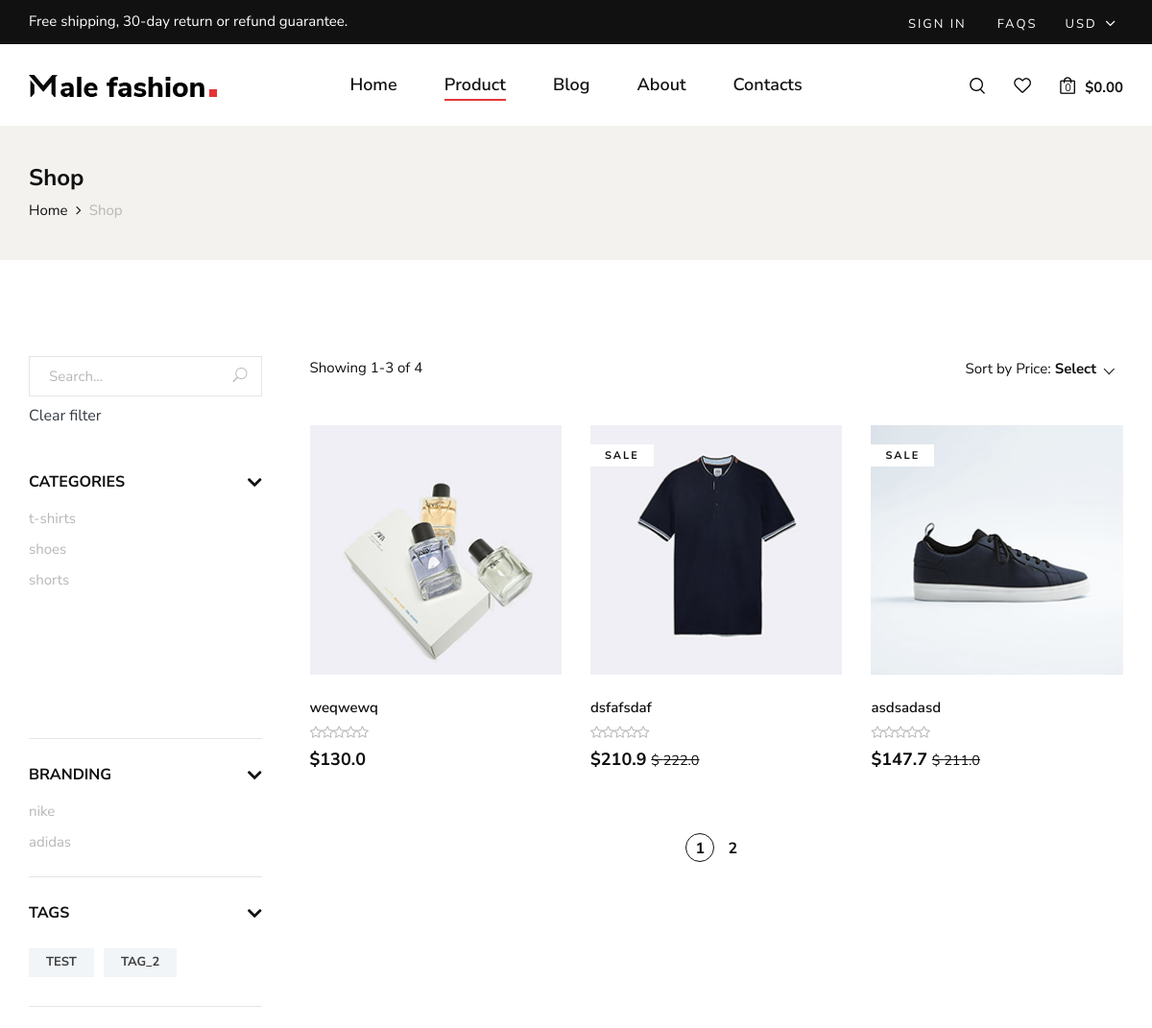
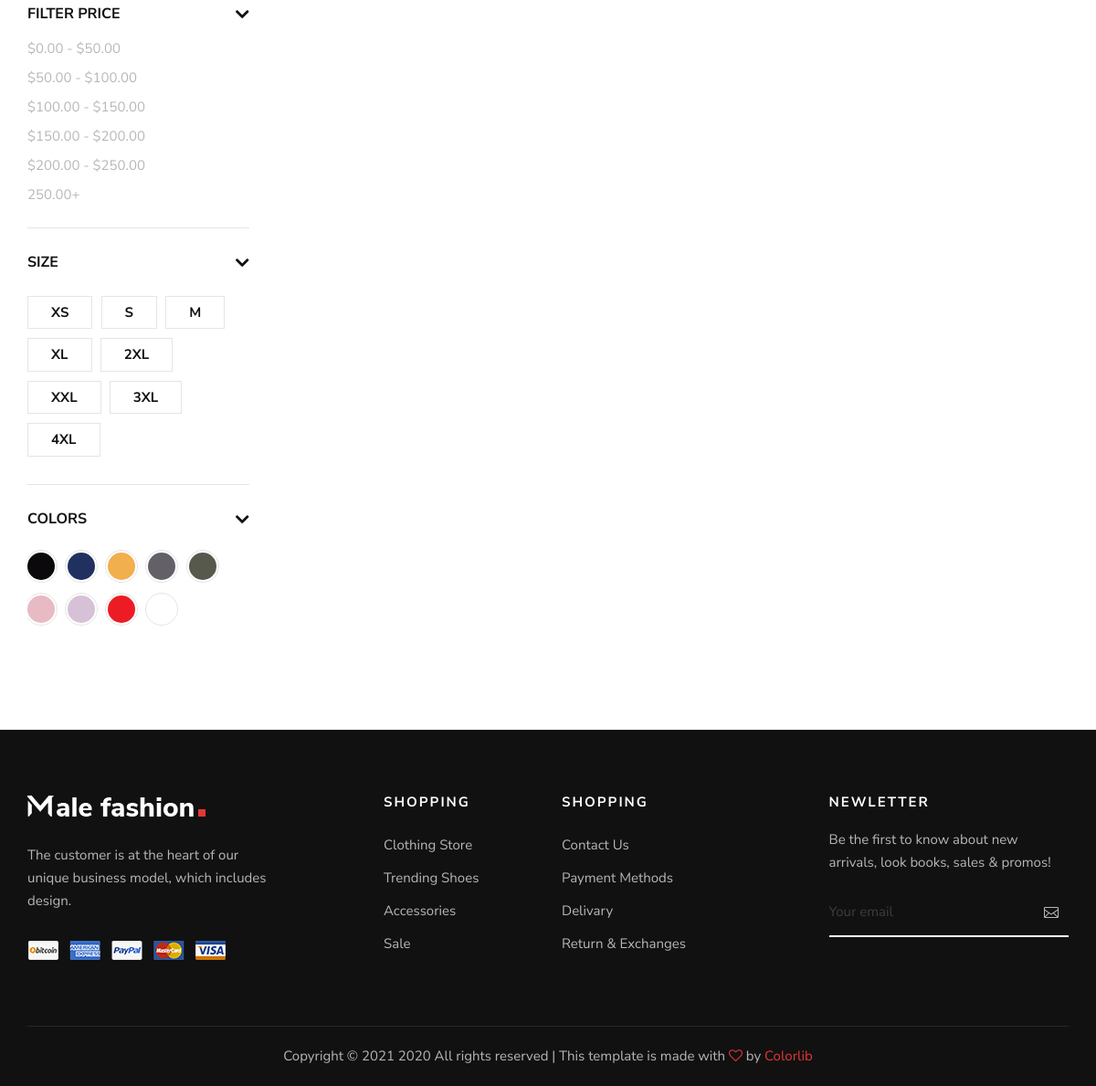
Screenshot of /products/ with the database file from the repository (2 pictures, top to bottom).
### products/models.py (models this page shows, shortened)
class CategoryModel(models.Model):
    title = models.CharField(max_length=20)
    created_at = models.DateTimeField(auto_now_add=True)
    class Meta:
        verbose_name = 'category'
        verbose_name_plural = 'categories'

class BrandModel(models.Model):
    title = models.CharField(max_length=100)
    created_at = models.DateTimeField(auto_now_add=True)
    class Meta:
        verbose_name = 'brand'
        verbose_name_plural = 'brands'

class ProductTagModel(models.Model):
    title = models.CharField(max_length=100)
    created_at = models.DateTimeField(auto_now_add=True)
    class Meta:
        verbose_name = 'product tag'
        verbose_name_plural = 'product tags'

class ProductModel(models.Model):
    title = models.CharField(max_length=100)
    image = models.ImageField(upload_to='products')
    price = models.FloatField()
    discount = models.PositiveIntegerField(default=0)
    short_description = models.TextField()
    long_description = RichTextUploadingField()
    category = models.ForeignKey(
        CategoryModel,
        on_delete=models.PROTECT,
        related_name='products'
    )
    brand = models.ForeignKey(
        BrandModel,
        on_delete=models.PROTECT,
        related_name='products'
    )
    tags = models.ManyToManyField(
        ProductTagModel,
        related_name='products'
    )
    created_at = models.DateTimeField(auto_now_add=True)
    def is_discount(self):
        return self.discount != 0
    def get_price(self):
        if self.is_discount():
            return self.price - self.price * self.discount / 100
        return self.price
    def is_new(self):
        diff = datetime.now(pytz.timezone('Asia/Tashkent')) - self.created_at
        return diff.days <= 3
    class Meta:
        verbose_name = 'product'
        verbose_name_plural = 'products'

### products/views.py (the view)
# urls.py: path('', ProductsListView.as_view(), name='list')
class ProductsListView(ListView):
    template_name = 'products.html'
    paginate_by = 3
    def get_queryset(self):
        qs = ProductModel.objects.order_by('-pk')
        q = self.request.GET.get('q')
        cat = self.request.GET.get('cat')
        brand = self.request.GET.get('brand')
        tag = self.request.GET.get('tag')
        sort = self.request.GET.get('sort')
        if q:
            qs = qs.filter(title__icontains=q)
        if brand:
            qs = qs.filter(brand__id=brand)
        if tag:
            qs = qs.filter(tags__id=tag)
        if cat:
            qs = qs.filter(category__id=cat)
        if sort:
            if sort == 'price':
                qs = sorted(qs, key=lambda i: i.get_price())
            elif sort == '-price':
                qs = sorted(qs, key=lambda i: i.get_price(), reverse=True)
        return qs
    def get_context_data(self, *, object_list=None, **kwargs):
        context = super().get_context_data(**kwargs)
        context['brands'] = BrandModel.objects.order_by('-pk')
        context['categories'] = CategoryModel.objects.order_by('-pk')
        context['tags'] = ProductTagModel.objects.order_by('-pk')
        return context

### templates/products.html (shortened to what this page needs)
{% extends 'layouts/base.html' %}
{% load static %}
{% block content %}
    <section class="breadcrumb-option">
        <div class="container">
            <div class="row">
                <div class="col-lg-12">
                    <div class="breadcrumb__text">
                        <h4>Shop</h4>
                        <div class="breadcrumb__links">
                            <a href="{% url 'pages:home' %}">Home</a>
                            <span>Shop</span>
                        </div>
                    </div>
                </div>
            </div>
        </div>
    </section>
    <section class="shop spad">
        <div class="container">
            <div class="row">
                <div class="col-lg-3">
                    {% include 'products_filter.html' %}
                </div>
                <div class="col-lg-9">
                    <div class="shop__product__option">
                        <div class="row">
                            <div class="col-lg-6 col-md-6 col-sm-6">
                                <div class="shop__product__option__left">
                                    <p>Showing {{ page_obj.start_index }}-{{ page_obj.end_index }}
                                        of {{ page_obj.paginator.count }}</p>
                                </div>
                            </div>
                            <div class="col-lg-6 col-md-6 col-sm-6">
                                <div class="shop__product__option__right">
                                    <p>Sort by Price:</p>
                                </div>
                            </div>
                        </div>
                    </div>
                    <div class="row">
                        {% for product in object_list %}
                            <div class="col-lg-4 col-md-6 col-sm-6">
                                <div class="product__item">
                                    <div class="product__item__pic set-bg"
                                         data-setbg="{{ product.image.url }}">
                                        {% if product.is_discount %}
                                            <span class="label">Sale</span>
                                        {% endif %}
                                    </div>
                                    <div class="product__item__text">
                                        <h6>{{ product.title }}</h6>
                                        <div class="rating">
                                            <i class="fa fa-star-o"></i>
                                            <i class="fa fa-star-o"></i>
                                            <i class="fa fa-star-o"></i>
                                            <i class="fa fa-star-o"></i>
                                            <i class="fa fa-star-o"></i>
                                        </div>
                                        <h5>${{ product.get_price }}
                                            {% if product.is_discount %}
                                                <span class="small"><strike>$ {{ product.price }}</strike> </span>
                                            {% endif %}
                                        </h5>
                                    </div>
                                </div>
                            </div>
                        {% endfor %}
                    </div>
                    <div class="row">
                        <div class="col-lg-12">
                            <div class="product__pagination">
                                {% for page in page_obj.paginator.page_range %}
                                    <a {% if page == page_obj.number %}class="active" {% endif %} onclick="addUrlParameter('page', '{{ page }}')">{{ page }}</a>
                                {% endfor %}
                            </div>
                        </div>
                    </div>
                </div>
            </div>
        </div>
    </section>
{% endblock %}

### templates/products_filter.html (shortened to what this page needs)
{% load static %}
<div class="shop__sidebar">
    <div class="shop__sidebar__search">
        <form>
            <input value="{{ request.GET.q }}" name="q" type="text" placeholder="Search...">
            <button type="submit"><span class="icon_search"></span></button>
        </form>
        <div class="my-2">
            <a class="text-dark" href="{% url 'products:list' %}">Clear filter</a>
        </div>
    </div>
    <div class="shop__sidebar__accordion">
        <div class="accordion" id="accordionExample">
            <div class="card">
                <div class="card-heading">
                    <a data-toggle="collapse" data-target="#collapseOne">Categories</a>
                </div>
                <div id="collapseOne" class="collapse show" data-parent="#accordionExample">
                    <div class="card-body">
                        <div class="shop__sidebar__categories">
                            <ul class="nice-scroll">
                                {% for category in categories %}
                                    <li>
                                        <a
                                            onclick="addUrlParameter('cat', '{{ category.pk }}')">{{ category.title }}</a>
                                    </li>
                                {% endfor %}
                            </ul>
                        </div>
                    </div>
                </div>
            </div>
            <div class="card">
                <div class="card-heading">
                    <a data-toggle="collapse" data-target="#collapseTwo">Branding</a>
                </div>
                <div id="collapseTwo" class="collapse show" data-parent="#accordionExample">
                    <div class="card-body">
                        <div class="shop__sidebar__brand">
                            <ul>
                                {% for brand in brands %}
                                    <li>
                                        <a
                                            onclick="addUrlParameter('brand', '{{ brand.pk }}')">{{ brand.title }}</a>
                                    </li>
                                {% endfor %}
                            </ul>
                        </div>
                    </div>
                </div>
            </div>
            <div class="card">
                <div class="card-heading">
                    <a data-toggle="collapse" data-target="#collapseSix">Tags</a>
                </div>
                <div id="collapseSix" class="collapse show" data-parent="#accordionExample">
                    <div class="card-body">
                        <div class="shop__sidebar__tags">
                            {% for tag in tags %}
                                <a {% if request.GET.tag == tag.pk|stringformat:'i' %} class="b-active"{% endif %}
                                                                                       onclick="addUrlParameter('tag', '{{ tag.pk }}')">{{ tag.title }}</a>
                            {% endfor %}
                        </div>
                    </div>
                </div>
            </div>
            <div class="card">
                <div class="card-heading">
                    <a data-toggle="collapse" data-target="#collapseThree">Filter Price</a>
                </div>
                <div id="collapseThree" class="collapse show" data-parent="#accordionExample">
                    <div class="card-body">
                        <div class="shop__sidebar__price">
                            <ul>
                                <li><a href="#">$0.00 - $50.00</a></li>
                                <li><a href="#">$50.00 - $100.00</a></li>
                                <li><a href="#">$100.00 - $150.00</a></li>
                                <li><a href="#">$150.00 - $200.00</a></li>
                                <li><a href="#">$200.00 - $250.00</a></li>
                                <li><a href="#">250.00+</a></li>
                            </ul>
                        </div>
                    </div>
                </div>
            </div>
            <div class="card">
                <div class="card-heading">
                    <a data-toggle="collapse" data-target="#collapseFour">Size</a>
                </div>
                <div id="collapseFour" class="collapse show" data-parent="#accordionExample">
                    <div class="card-body">
                        <div class="shop__sidebar__size">
                            <label for="xs">xs
                            </label>
                            <label for="sm">s
                            </label>
                            <label for="md">m
                            </label>
                            <label for="xl">xl
                            </label>
                            <label for="2xl">2xl
                            </label>
                            <label for="xxl">xxl
                            </label>
                            <label for="3xl">3xl
                            </label>
                            <label for="4xl">4xl
                            </label>
                        </div>
                    </div>
                </div>
            </div>
            <div class="card">
                <div class="card-heading">
                    <a data-toggle="collapse" data-target="#collapseFive">Colors</a>
                </div>
                <div id="collapseFive" class="collapse show" data-parent="#accordionExample">
                    <div class="card-body">
                        <div class="shop__sidebar__color">
                            <label class="c-1" for="sp-1">
                            </label>
                            <label class="c-2" for="sp-2">
                            </label>
                            <label class="c-3" for="sp-3">
                            </label>
                            <label class="c-4" for="sp-4">
                            </label>
                            <label class="c-5" for="sp-5">
                            </label>
                            <label class="c-6" for="sp-6">
                            </label>
                            <label class="c-7" for="sp-7">
                            </label>
                            <label class="c-8" for="sp-8">
                            </label>
                            <label class="c-9" for="sp-9">
                            </label>
                        </div>
                    </div>
                </div>
            </div>
        </div>
    </div>
</div>

### rows the page displays
CategoryModel: title "t-shirts"
CategoryModel: title "shoes"
CategoryModel: title "shorts"
BrandModel: title "nike"
BrandModel: title "adidas"
ProductTagModel: title "TEST"
ProductTagModel: title "TAG_2"
ProductModel: shows a picture, title "weqwewq", get_price "130.0"
ProductModel: shows a picture, shows "SALE", title "dsfafsdaf", get_price "210.9", price "222.0"
ProductModel: shows a picture, shows "SALE", title "asdsadasd", get_price "147.7", price "211.0"

### other values shown
{{ page_obj.start_index }} "1"
{{ page_obj.end_index }} "3"
{{ page_obj.paginator.count }} "4"
{{ page }} "1" "2"
